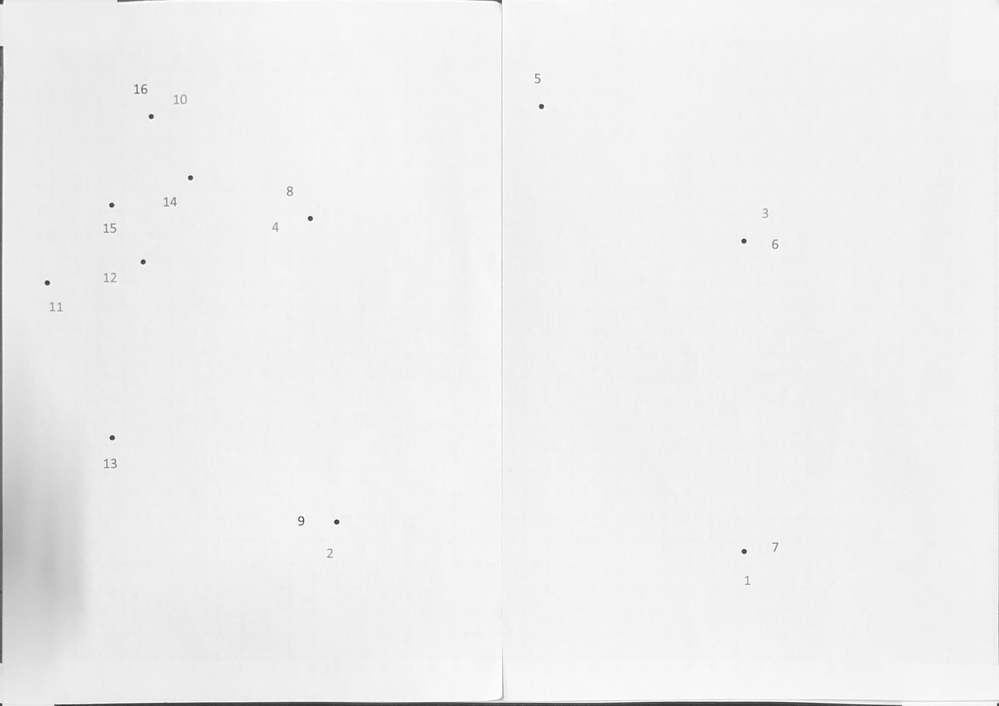
#> input picture data/test-images/old/test-color-10.jpg-bird-eye.png, 999 x 706 px, shrunk from 3150 x 2227 before the run, found by its file name
$ jupyter execute --allow-errors text_detection_quality.ipynb   (shell and % lines are left out)
#> lines starting #> are read from the running program, lines starting #| are printed output that depends on the picture; after the words box and inside, x2 and y2 are one past the last pixel; in counts of white or black regions, pixels touching at a corner belong together
[cell 1]

from pathlib import Path
import cv2
from DataClasses import TextData, CircleData, MalenNachZahlenPunkt
import numpy as np
import pytesseract
from pytesseract import Output
from matplotlib import pyplot as plt

# Tesseract Wrapper

[cell 2]
class TextBox:
    # [23 lines left out: functions __init__, __str__, __eq__, not called in this run]


def detect_boxes(img, config):
    """
    Detects boxes of text in an image. The actual detection is done via tesseract.
    For more information on parameters and configuration see:
    https://github.com/tesseract-ocr/tesseract/wiki/ImproveQuality
    """
    # using the legacy engine requires downloading train data from
    # https://github.com/tesseract-ocr/tessdata
    data = pytesseract.image_to_data(img, config=config,
                                     output_type=Output.DICT)

    boxes = []
    n_boxes = len(data['level'])
    for i in range(n_boxes):
        conf = float(data['conf'][i])
        text = data['text'][i]
        if conf > 30 and text != u'0' and text.isdigit():
            (x, y, w, h) = (data['left'][i], data['top'][i], data['width'][i], data['height'][i])
            box = TextBox(text, x, y, w, h, conf)
            if box in boxes:
                # Handle duplicates, take the box with the higher confidence
                for b2 in boxes:
                    if box == b2 and box.conf > b2.conf:
                        boxes.remove(b2)
                        boxes.append(box)
            else:
                # Just append
                boxes.append(box)

    return boxes

[cell 3]
img_dir = Path('/Users/Johannes/Desktop/SS-19/Projektseminar-Regelungstechnik/projektseminar-regelungstechnik/data/test-images')

[cell 4]
config = '-c tessedit_char_whitelist=0123456789 --psm 6 --oem 0'

[cell 5]
img_path = img_dir/'test-color-10.jpg-bird-eye.png'
img = cv2.imread(str(img_path), cv2.IMREAD_GRAYSCALE)
#> img is the input picture: shape (706, 999); min 41, max 255, mean 238.7

#> (the rest of this cell did not finish here and is left out)

[cell 6]
bl = img
thres = cv2.adaptiveThreshold(bl,255,cv2.ADAPTIVE_THRESH_MEAN_C,cv2.THRESH_BINARY,41,30)
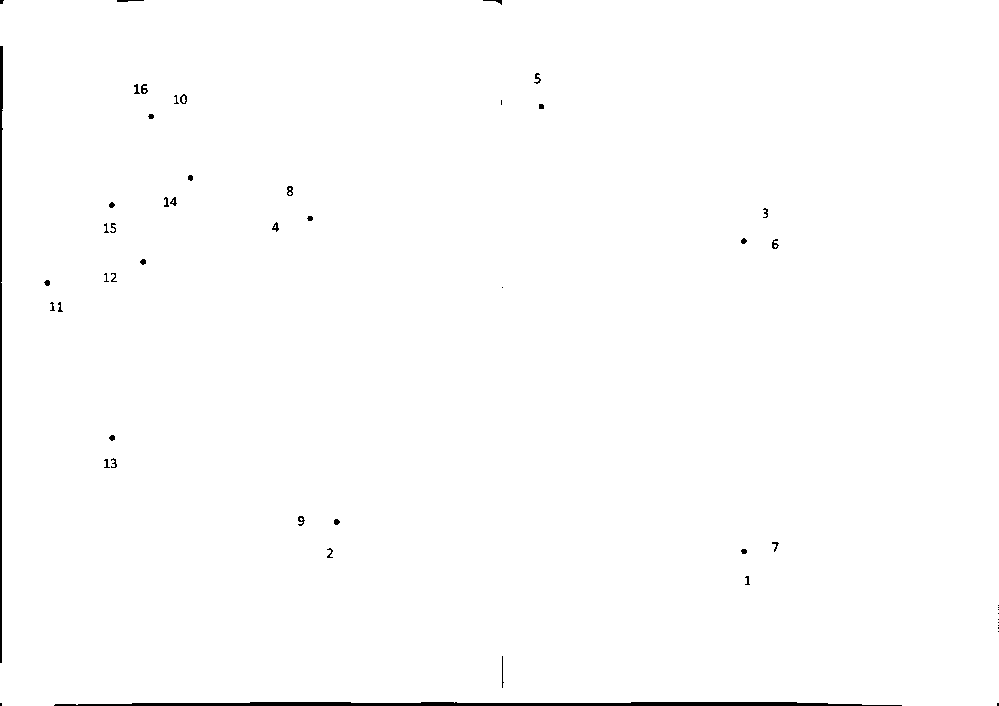
#> thres: shape (706, 999); 99.3% white; 53 black regions (16 under 20 px), largest, box (x1, y1, x2, y2) and area: (54, 702, 902, 706) 2651, (0, 46, 3, 663) 1299, (141, 84, 148, 94) 42
pbl = cv2.medianBlur(thres, 5)
#> pbl: shape (706, 999); 99.4% white; 44 black regions (36 under 20 px), largest, box (x1, y1, x2, y2) and area: (55, 702, 900, 706) 2649, (0, 46, 3, 662) 1292, (118, 0, 142, 2) 33
plt.figure(figsize=(14, 10))
roi = pbl[500:1000,100:500]
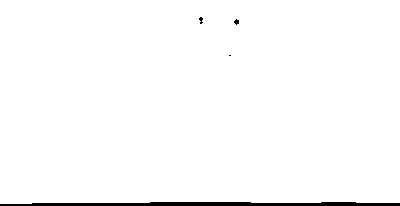
#> roi: shape (206, 400); 98.4% white; 4 black regions (2 under 20 px), largest, box (x1, y1, x2, y2) and area: (0, 202, 400, 206) 1304, (234, 19, 239, 25) 20
plt.imshow(pbl, cmap='gray')

[cell 7]
methods = [cv2.ADAPTIVE_THRESH_MEAN_C, cv2.ADAPTIVE_THRESH_GAUSSIAN_C]
block_sizes = range(3,60,6)

for (idx_method,method) in enumerate(methods):
    for  (idx_block_size, block_size) in enumerate(block_sizes):
        thres = cv2.adaptiveThreshold(img,255,method,cv2.THRESH_BINARY,block_size,0)
        roi = thres[250:1000,0:1000]
        cv2.imwrite(str(Path.home().absolute()/'Desktop'/'test'/'{}-{}.png'.format(method, block_size)), roi)
#> this loop made 2 passes
#> pass 1, `cv2.imwrite(str(Path.home().absolute()/'Desktop'/'test'/'{}-{}.png'.fo..`:
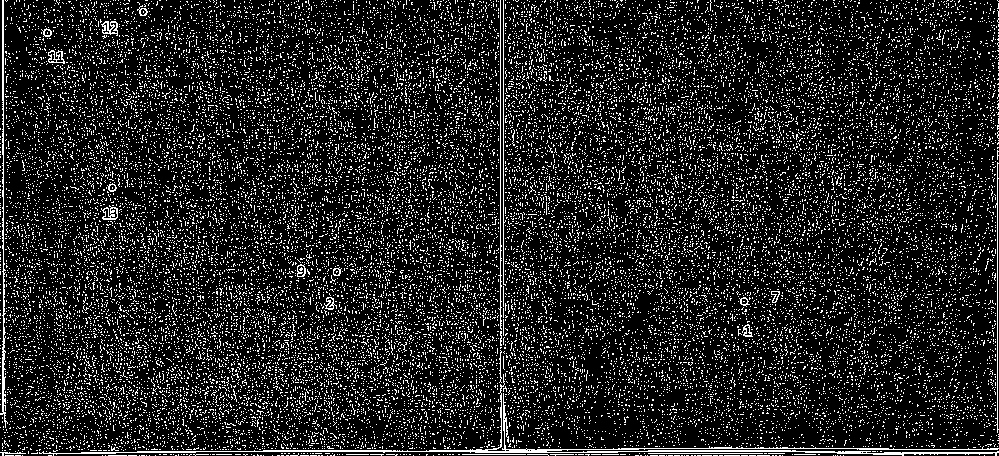
#> saved as 0-3.png: shape (456, 999); 13.8% white in thin lines or dots
#> pass 1, `cv2.imwrite(str(Path.home().absolute()/'Desktop'/'test'/'{}-{}.png'.fo..`:
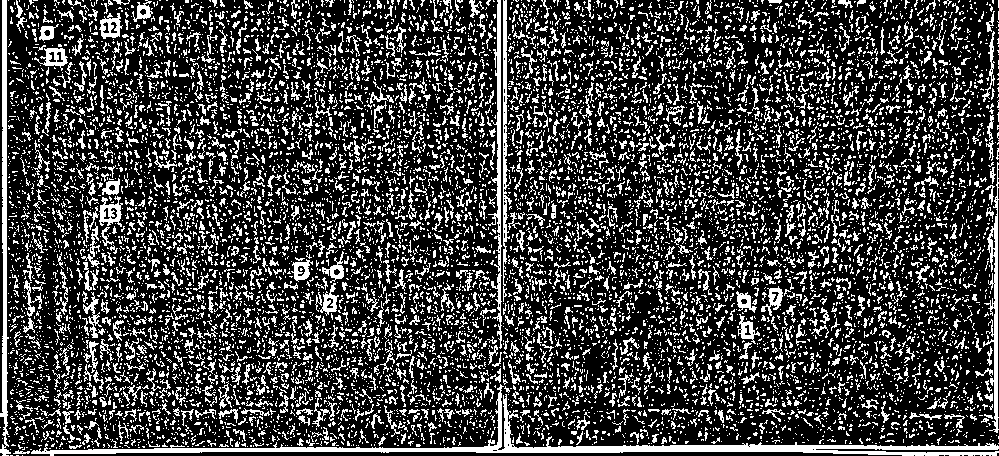
#> saved as 0-9.png: shape (456, 999); 25.3% white in thin lines or dots
#> pass 1, `cv2.imwrite(str(Path.home().absolute()/'Desktop'/'test'/'{}-{}.png'.fo..`:
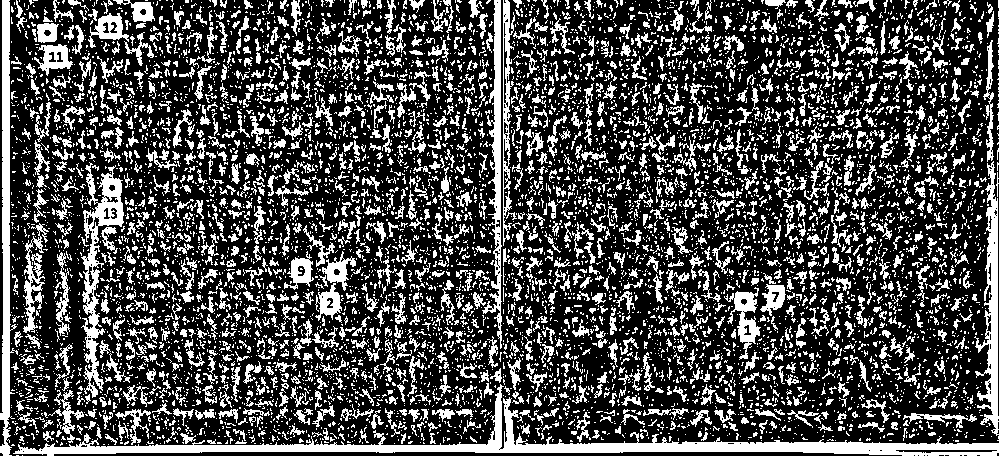
#> saved as 0-15.png: shape (456, 999); 29.2% white; 7597 white regions (6155 under 20 px), largest, box (x1, y1, x2, y2) and area: (13, 384, 999, 456) 9886, (0, 0, 18, 456) 3531, (81, 162, 124, 398) 2984
#> pass 1, `cv2.imwrite(str(Path.home().absolute()/'Desktop'/'test'/'{}-{}.png'.fo..`:
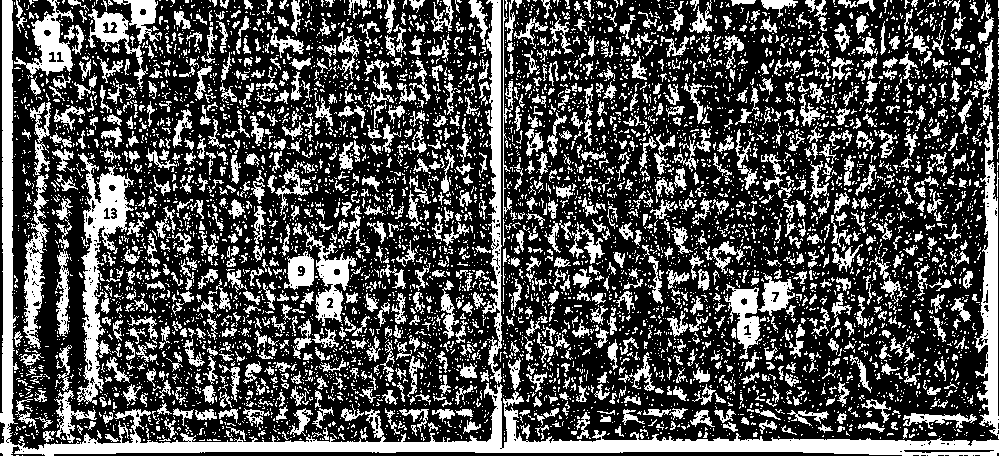
#> saved as 0-21.png: shape (456, 999); 31.9% white; 6618 white regions (5457 under 20 px), largest, box (x1, y1, x2, y2) and area: (0, 0, 999, 456) 18426, (77, 153, 134, 405) 4455, (974, 122, 999, 439) 3656

[cell 8]
cs = range(0,60,5)

for c in cs:
    thres = cv2.adaptiveThreshold(img,255,cv2.ADAPTIVE_THRESH_MEAN_C,cv2.THRESH_BINARY,31,c)
    roi = thres[250:1000,0:1000]
    cv2.imwrite(str(Path.home().absolute()/'Desktop'/'test'/'{}.png'.format(c)), roi)
#> this loop made 12 passes
#> pass 1, `thres = cv2.adaptiveThreshold(img,255,cv2.ADAPTIVE_THRESH_MEAN_C,cv2.T..`:
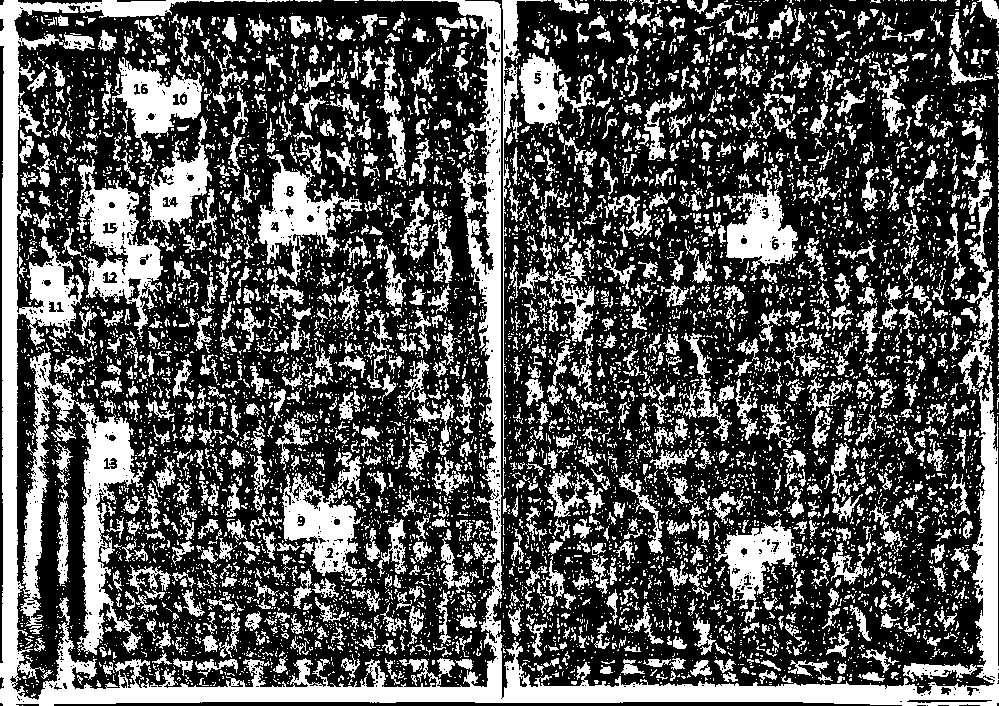
#> thres: shape (706, 999); 34% white; 7998 white regions (6702 under 20 px), largest, box (x1, y1, x2, y2) and area: (0, 0, 999, 706) 52107, (20, 350, 144, 655) 10297, (62, 159, 163, 339) 5927
#> pass 2, `roi = thres[250:1000,0:1000]`:
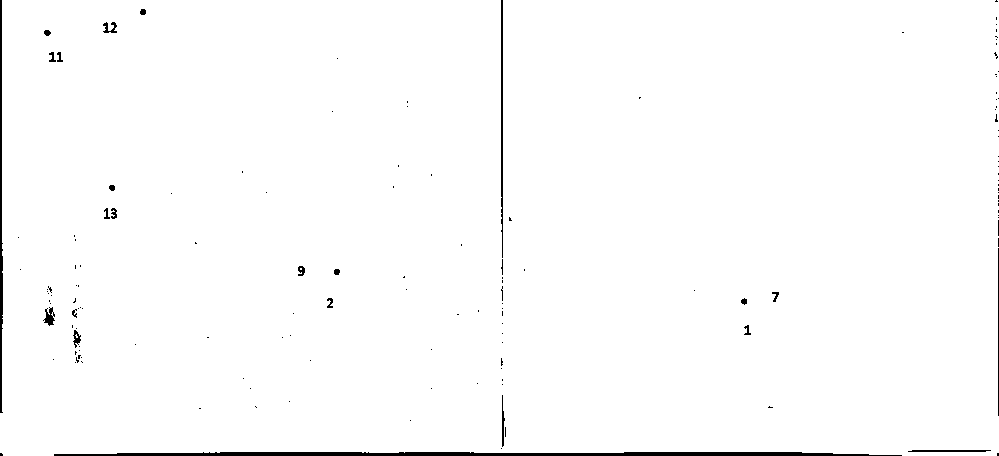
#> roi: shape (456, 999); 98.8% white; 143 black regions (120 under 20 px), largest, box (x1, y1, x2, y2) and area: (54, 452, 902, 456) 2779, (0, 0, 3, 413) 895, (501, 0, 503, 258) 478

[cell 9]
methods = [cv2.ADAPTIVE_THRESH_MEAN_C, cv2.ADAPTIVE_THRESH_GAUSSIAN_C]
#> methods = [0, 1]
block_sizes = range(3,60,6)
cs = range(0,40,2)

n_detected = np.zeros((len(methods), len(block_sizes), len(cs)))
#> (the rest of this cell did not finish here and is left out)

$ run again, with data/test-images/old/test-color-5.jpg-bird-eye.png copied over data/test-images/old/test-color-10.jpg-bird-eye.png
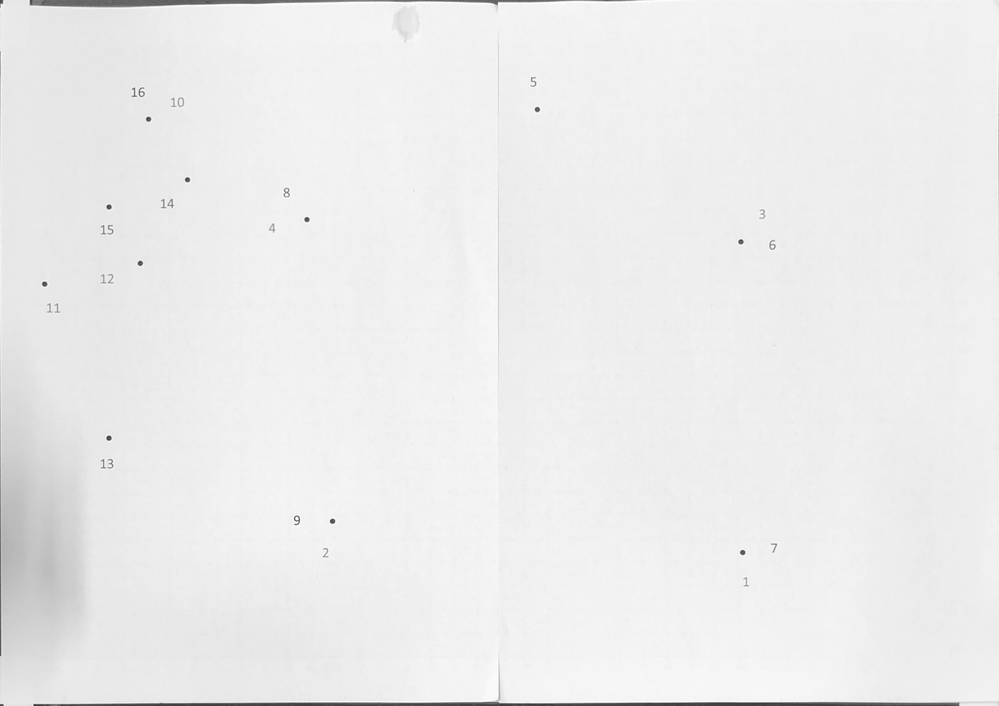
#> input picture data/test-images/old/test-color-5.jpg-bird-eye.png, 999 x 706 px, shrunk from 3150 x 2227 before the run, found by its file name
#> img is the input picture: shape (706, 999); min 46, max 255, mean 236
#> `thres = cv2.adaptiveThreshold(bl,255,cv2.ADAPTIVE_THRESH_MEAN_C,cv2.TH..`:
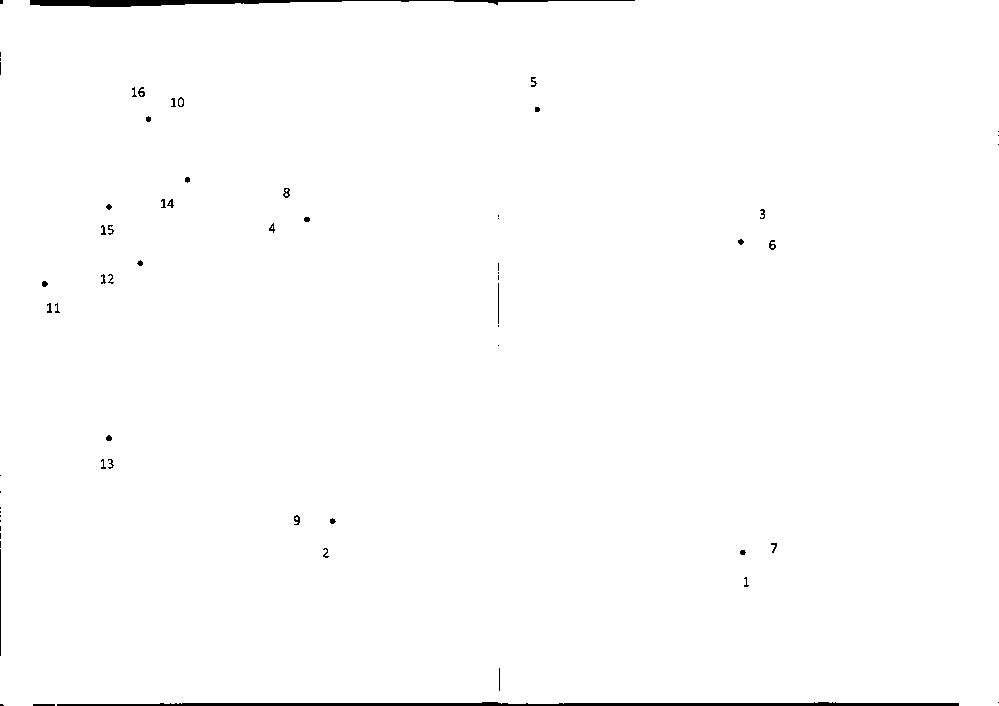
#> thres: shape (706, 999); 99.2% white; 65 black regions (25 under 20 px), largest, box (x1, y1, x2, y2) and area: (57, 702, 959, 706) 2569, (30, 0, 635, 7) 1834, (0, 549, 1, 656) 107
#> pbl: shape (706, 999); 99.3% white; 46 black regions (39 under 20 px), largest, box (x1, y1, x2, y2) and area: (58, 702, 959, 706) 2559, (30, 0, 633, 7) 1829, (0, 551, 1, 654) 103
#> the loop `for c in cs:` made 12 passes
#> pass 2, `roi = thres[250:1000,0:1000]`:
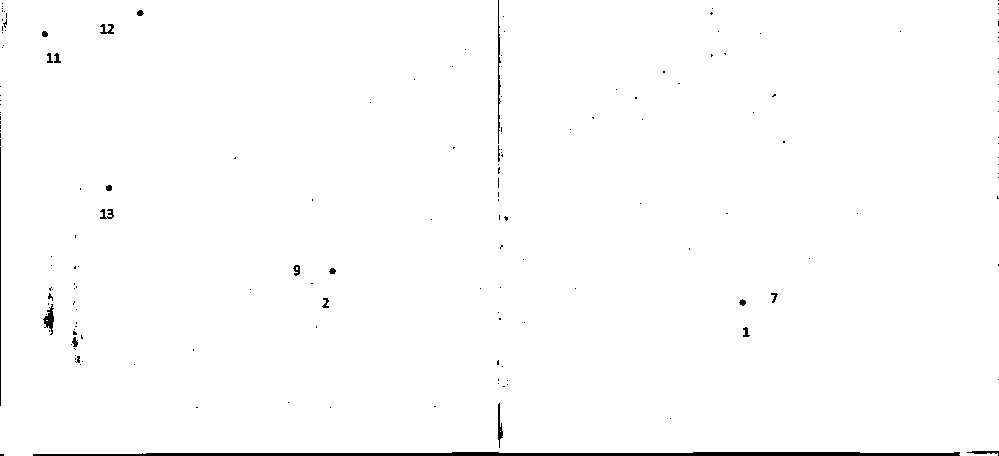
#> roi: shape (456, 999); 99% white; 168 black regions (146 under 20 px), largest, box (x1, y1, x2, y2) and area: (33, 452, 960, 456) 2888, (0, 147, 1, 406) 259, (498, 0, 501, 144) 213
#> methods = [0, 1]
